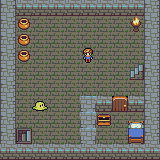

A level layout from a 2D game, rendered from its tile map. Below: a short description, then the map file with its tile-grid data intact:
An orthogonal 10x10 tile map with 16x16 px tiles, 3 tile layers (Tile Layer 1, Tile Layer 2, Tile Layer 3), 2 tilesets.

<map version="1.2" tiledversion="1.3.1" orientation="orthogonal" renderorder="right-down" compressionlevel="-1" width="10" height="10" tilewidth="16" tileheight="16" infinite="0" nextlayerid="6" nextobjectid="1">
 <tileset firstgid="1" source="basictiles.tsx" />
 <tileset firstgid="121" source="characters.tsx" />
 <layer id="1" name="Tile Layer 1" width="10" height="10">
  <data encoding="csv">
3,3,3,3,3,3,3,3,3,2,
2,15,15,15,15,15,15,15,15,2,
2,15,15,15,15,15,15,15,15,2,
2,15,15,15,15,15,15,15,15,2,
2,15,15,15,15,15,15,15,15,2,
2,15,15,15,15,15,15,15,15,2,
2,15,15,15,15,4,3,49,3,2,
2,15,15,15,15,4,15,15,15,2,
2,58,15,15,15,4,15,15,15,2,
3,3,3,3,3,3,3,3,3,3
</data>
 </layer>
 <layer id="2" name="Tile Layer 2" width="10" height="10">
  <data encoding="csv">
2,0,0,0,0,0,0,0,0,0,
0,28,0,0,0,0,0,0,62,0,
0,28,0,0,0,0,0,0,0,0,
0,28,0,0,0,0,0,0,0,0,
0,0,0,0,0,0,0,0,57,0,
0,0,0,0,0,0,0,0,0,0,
0,0,0,0,0,0,0,0,0,0,
0,0,0,0,0,0,36,0,46,0,
0,0,0,0,0,0,0,0,54,0,
0,0,0,0,0,0,0,0,0,0
</data>
 </layer>
 <layer id="5" name="Tile Layer 3" width="10" height="10">
  <data encoding="csv">
0,0,0,0,0,0,0,0,0,0,
0,0,0,0,0,0,0,0,0,0,
0,0,0,0,0,0,0,0,0,0,
0,0,0,0,0,125,0,0,0,0,
0,0,0,0,0,0,0,0,0,0,
0,0,0,0,0,0,0,0,0,0,
0,0,194,0,0,0,0,0,0,0,
0,0,0,0,0,0,0,0,0,0,
0,0,0,0,0,0,0,0,0,0,
0,0,0,0,0,0,0,0,0,0
</data>
 </layer>
 <objectgroup id="4" name="Object Layer 1" />
</map>
